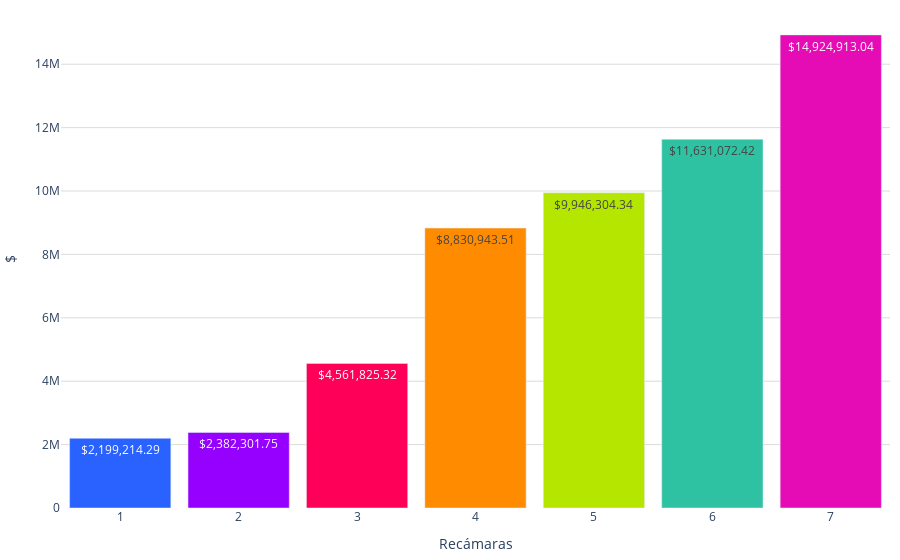

The code cell stored with this chart in its notebook:
### Code cell
import pandas as pd
import plotly.graph_objects as go
import locale

# Establecer configuración regional para el formato de precios
locale.setlocale(locale.LC_ALL, '')

# Definir función para formatear precios
def format_price(price):
    return locale.currency(price, grouping=True)

# Crear una lista de etiquetas para el eje x
etiquetas = [str(recamaras) if recamaras != 16 else '16+' for recamaras in df_promedio_casas['Recamaras']]

# Obtener los precios y el número de recámaras
precios = df_promedio_casas['precio']

# Crear el texto con los precios formateados
text_precios = [format_price(precio) for precio in precios]

colores = ['#2962ff', '#9500ff', '#ff0059', '#ff8c00', '#b4e600', '#2EC2A2','#E50CB6','#4225CF','#2CBA4D','#2962ff', '#9500ff', '#ff0059']

fig = go.Figure()
fig.add_trace(go.Bar(
    x=etiquetas,
    y=precios,
    text=text_precios,
    marker_color=colores,
    textposition='auto' 
))
fig.update_layout(
    #title='Precio promedio por número de baños',
    xaxis=dict(title='Recámaras'),
    yaxis=dict(title='$', gridcolor='#dddcda', ),
    bargap=0.1,
    bargroupgap=0.05,
    plot_bgcolor='rgba(0,0,0,0)',
    margin=dict(l=10, r=10, t=10, b=10),  # Ajusta los márgenes (left, right, top, bottom)        
)

fig.show()

### Figure 1 — Plotly figure (JSON) as saved in the notebook; plotly's stock layout.template omitted (floating-point values rounded to 4 significant figures)
{"data": [{"marker": {"color": ["#2962ff", "#9500ff", "#ff0059", "#ff8c00", "#b4e600", "#2EC2A2", "#E50CB6", "#4225CF", "#2CBA4D", "#2962ff", "#9500ff", "#ff0059"]}, "text": ["$2,199,214.29", "$2,382,301.75", "$4,561,825.32", "$8,830,943.51", "$9,946,304.34", "$11,631,072.42", "$14,924,913.04"], "textposition": "auto", "type": "bar", "x": ["1", "2", "3", "4", "5", "6", "7"], "y": [2199000.0, 2382000.0, 4562000.0, 8831000.0, 9946000.0, 11630000.0, 14920000.0]}], "layout": {"bargap": 0.1, "bargroupgap": 0.05, "margin": {"b": 10, "l": 10, "r": 10, "t": 10}, "plot_bgcolor": "rgba(0,0,0,0)", "xaxis": {"title": {"text": "Recámaras"}}, "yaxis": {"gridcolor": "#dddcda", "title": {"text": "$"}}}}
